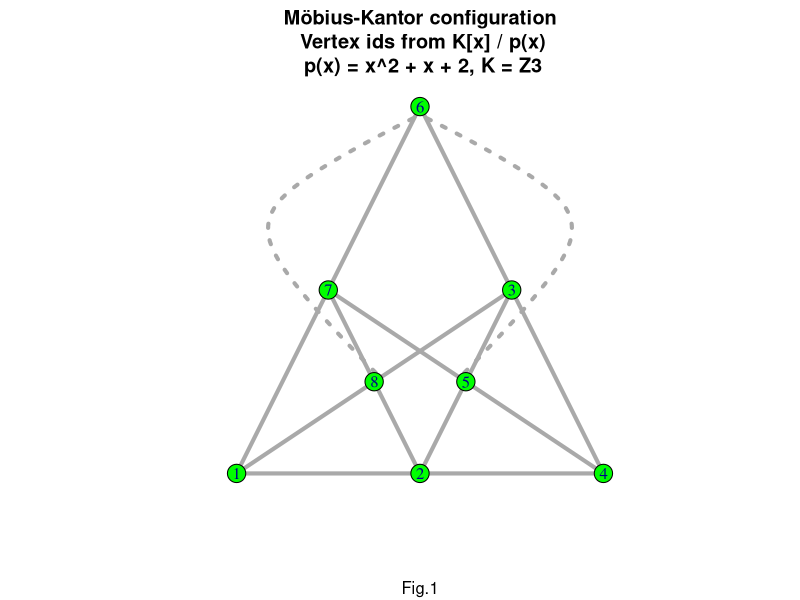
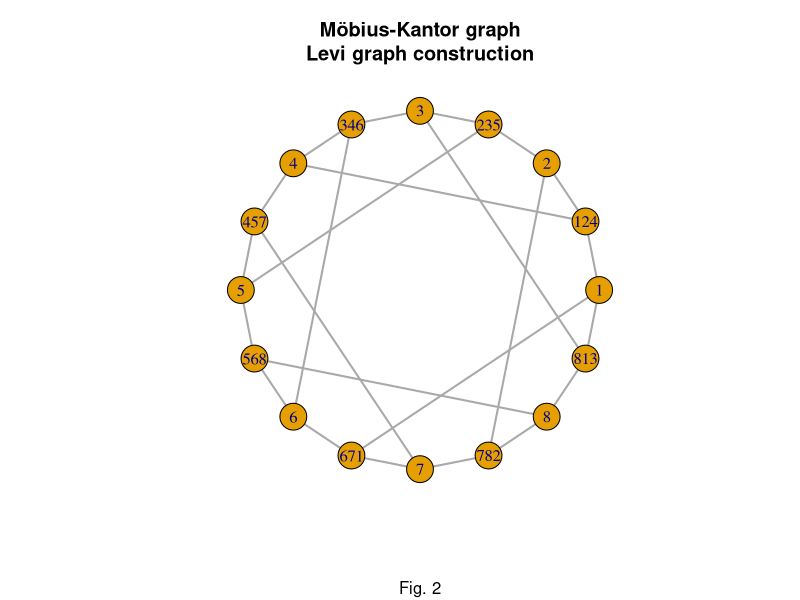
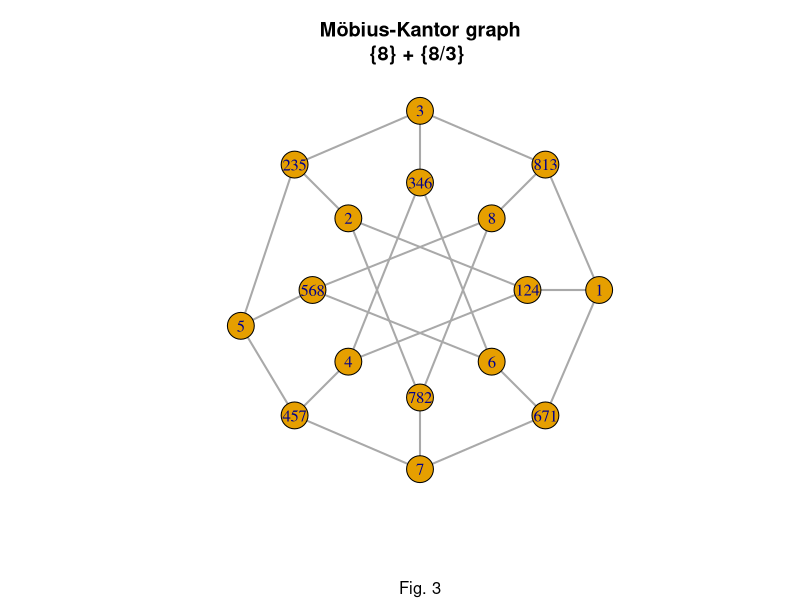
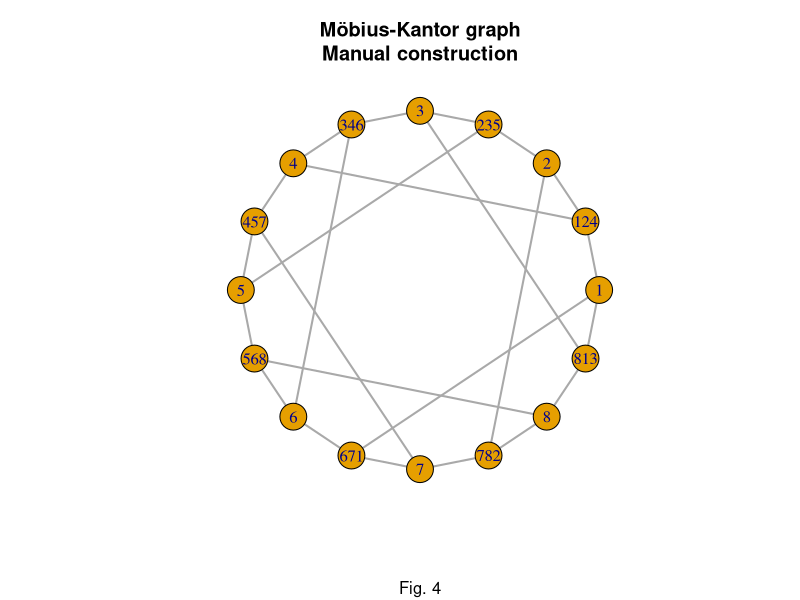
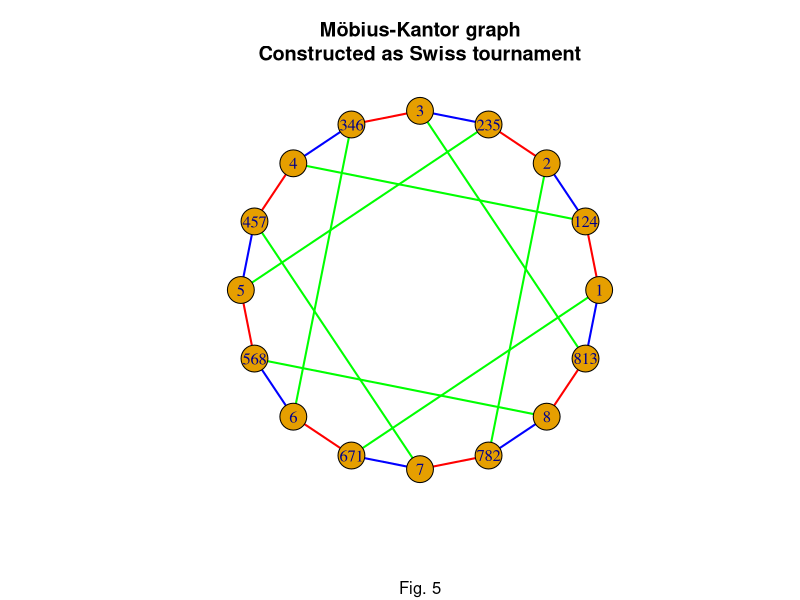
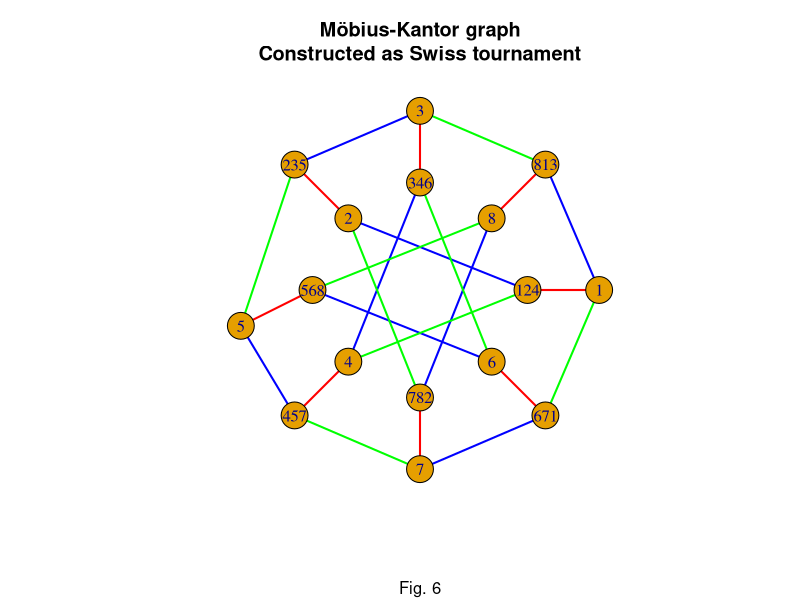

R code for these plots, in order:
## r-mobius-kantor-configuration-levi-graph.r
## # Unlicense (Ø) 2022 CLP, MR-Amsterdam.
## ----------------------------------------------------------------------------
## Levi graph of the Möbius-Kantor configuration.
## SELF-DUAL CONFIGURATIONS AND REGULAR GRAPHS.
## Author: H. S. M. Coxeter.
## Journal: Bull. Amer. Math. Soc. 56 (1950), 413-455.
## DOI: https://doi.org/10.1090/S0002-9904-1950-09407-5 (free access) .
##
## Galois field GF(3^2) with modulus the irreducible quadratic p(x) = x^2 + x + 2.
## k.x^2 == -k.x - k.2, k in Z3 
## Successive powers of the primitive root λ = 10 in GF(3, 2):
##   (λ1) primitive root            λ = 10, shift left, overflow = 1.
##   (λ2) λ*10 = 1 | (0,0) + (-1, -2) = 21, shift left, overflow = 2.
##   (λ3) λ*21 = 2 | (1,0) + (-2, -4) = 22, shift left, overflow = 2.
##   (λ4) λ*22 = 2 | (2,0) + (-2, -4) = 02, shift left, overflow = 0.
##   (λ5) λ*02 = 0 | (2,0) + ( 0,  0) = 20, shift left, overflow = 2.
##   (λ6) λ*20 = 2 | (0,0) + (-2, -4) = 12, shift left, overflow = 1.
##   (λ7) λ*12 = 1 | (2,0) + (-1, -2) = 11, shift left, overflow = 1.
##   (λ8) λ*11 = 1 | (1,0) + (-1, -2) = 01
##
## λ1 .. λ8  = 10, 21, 22, 02, 20, 12, 11, 01 (coordinates).
## Note that for example 21 = 2x + 1 in GF(3, 2).
## Three points are collinear when their sum equals 0x + 0 in GF(3,2).
## This is a consequence of the identity λr(1 + λ + λ3) = 0, which holds since
##   λ3 + λ + 1 = (λ + 2)(λ2 + λ + 2), (p. 429).
## For example: (1, 2, 4) = 10 + 21 + 02 = 00 (mod 3).
##
## We have a system of eight triples 124, 235, 346, 457, 568, 671, 782, 813,
## derived from one another by cyclic permutation of the digits.
## Möbius-Kantor configuration in RxR:
##        6
##     7     3
##      8   5
## 1      2      4

###############################################################################
require(igraph)
## build Möbius-Kantor configuration. Euler path + two edges
mkc <- make_graph(~ 1-2-5-3-4-2-8-3-6-5-7-6-8-7-1, 1-8, 4-5)
mkc$main <- "Möbius-Kantor configuration\n Vertex ids from K[x] / p(x)\n p(x) = x^2 + x + 2, K = Z3"

## set edge attributes to curved, solid and dotted (line type lty)
E(mkc)$curved <- 0
mkc <- set_edge_attr(mkc, name="curved", E(mkc)[9,14], c(-1.5, 1.5))
mkc <- set_edge_attr(mkc, name="lty"   , E(mkc), 1L )
mkc <- set_edge_attr(mkc, name="lty"   , E(mkc)[9,14], c(3L,3L) )

q3 <- sqrt(3)
##          1  2  5     3      4    8   6  7  
ltmkc <- c( 0, 1, 1.25, 1.50 , 2, .75 , 1, .50
          , 0, 0, q3/4, q3/2 , 0, q3/4, q3, q3/2  
          ) 
dim(ltmkc) <- c(8, 2)
plot(mkc, layout=ltmkc, edge.width=4, vertex.size=10, sub="Fig.1", vertex.color="green")


###############################################################################
mkconf <- list( c(1,2,4) , c(2,3,5) , c(3,4,6) , c(4,5,7)
              , c(5,6,8) , c(6,7,1) , c(7,8,2) , c(8,1,3)
              )

## compute edges of the Möbius-Kantor graph as sequence of vertex pairs.
## levi graph construction.
## append vertex pair (i, ll) if point i is incident with line ll.
vp <- c()
for ( i in seq(length(mkconf))){
  for (ll in mkconf) {
    if (!all(is.na(match(ll, i))) ) {
      vp <- append(vp, c(i, paste(ll, collapse="")))
    }
  }
}

## build Levi graph.
## and reorder to match Galois sequence.
mkl <- make_graph(vp, directed=FALSE)
mkl$main <- "Möbius-Kantor graph\nLevi graph construction"
degree(mkl)
## vertex <-> index
## 1  124  671  813  2 235  782   3 346   4 457   5 568   6   7   8 
## 2  1    12   16   3   4   14   5 6     7   8   9  10  11  13  15
vn <- V(mkl)$name                      # vertex names.
pp <- match(vn, sort(vn))
mkg <- permute(mkl, pp)

## Levi / incidence graph of the Möbius–Kantor configuration.
dev.new(); plot(mkg, layout=layout_in_circle, edge.width=2, sub="Fig. 2")

degree(mkg)
## plot coordinates
##        001 124 002 235 003 346 004 457 005 568 006 671 007 782 008 813
ltmkg <- c(10,  8,  3,1.5,  5,  5,  3,1.5,  0,  2,  7,8.5,  5,  5,  7,8.5,
            5,  5,  7,8.5, 10,  8,  3,1.5,  4,  5,  3,1.5,  0,  2,  7,8.5
          )
dim(ltmkg) <- c(16, 2)
dev.new(); plot(mkg, layout=ltmkg, edge.width=2, main = "Möbius-Kantor graph\n{8} + {8/3} ", sub="Fig. 3")


###############################################################################
# manual construction Möbius–Kantor graph ({8} + {8/3}).
mkd <-
  make_graph(~ 1, 124, 2, 235, 3, 346, 4, 457
             , 5, 568, 6, 671, 7, 782, 8, 813         # vertex ids.
             , 1-813-3-235-5-457-7-671-1              # outer octagon.
             , 124-2-782-8-568-6-346-4-124            # inner octagon.
             , 1-124, 813-8, 3-346, 235-2         
             , 5-568, 457-4, 7-782, 6-671             # connections.
             )
mkd$main <- "Möbius-Kantor graph\nManual construction"
degree(mkd)
dev.new(); plot(mkd, layout=layout_in_circle, edge.width =2, sub="Fig. 4")


###############################################################################
# graph as a Swiss tournament
vps <- c( 1,124, 2,235, 3,346, 4,457, 5,568 ,6,671, 7,782, 8,813 # round 1.
        , 124,2, 235,3, 346,4, 457,5, 568,6, 671,7, 782,8, 813,1 # round 2.
        , 1,671, 2,782, 3,813, 4,124, 5,235, 6,346, 7, 457,8,568 # round 3.
        )
mks <- make_graph(as.character(vps), directed=FALSE)
mks$main <- "Möbius-Kantor graph\nConstructed as Swiss tournament"
E(mks)[ 1: 8]$color <- 'red'
E(mks)[ 9:16]$color <- 'blue'
E(mks)[17:24]$color <- 'green'
dev.new(); plot(mks, layout=layout_in_circle, edge.width=2, sub="Fig. 5")
dev.new(); plot(mks, layout=ltmkg, edge.width=2, sub="Fig. 6")
